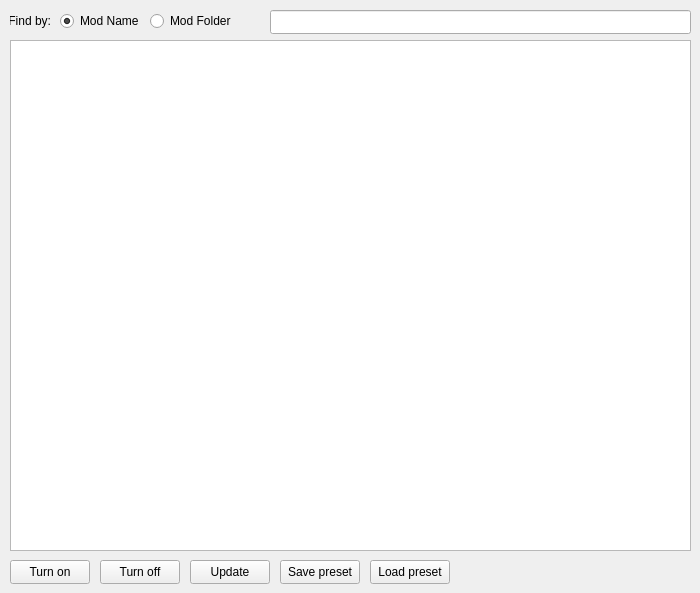
    <widget class="QWidget" name="groupModsBox">
     <attribute name="title">
      <string>Mods</string>
     </attribute>
     <widget class="QPushButton" name="deactivateButton">
      <property name="geometry">
       <rect>
        <x>100</x>
        <y>560</y>
        <width>80</width>
        <height>24</height>
       </rect>
      </property>
      <property name="text">
       <string>Turn off</string>
      </property>
     </widget>
     <widget class="QPushButton" name="activateButton">
      <property name="geometry">
       <rect>
        <x>10</x>
        <y>560</y>
        <width>80</width>
        <height>24</height>
       </rect>
      </property>
      <property name="text">
       <string>Turn on</string>
      </property>
     </widget>
     <widget class="QTableWidget" name="tableMods">
      <property name="geometry">
       <rect>
        <x>10</x>
        <y>40</y>
        <width>681</width>
        <height>511</height>
       </rect>
      </property>
     </widget>
     <widget class="QLineEdit" name="lineEdit">
      <property name="geometry">
       <rect>
        <x>270</x>
        <y>10</y>
        <width>421</width>
        <height>24</height>
       </rect>
      </property>
     </widget>
     <widget class="QRadioButton" name="modRadioButton_Name">
      <property name="geometry">
       <rect>
        <x>60</x>
        <y>10</y>
        <width>81</width>
        <height>22</height>
       </rect>
      </property>
      <property name="text">
       <string>Mod Name</string>
      </property>
      <property name="checked">
       <bool>true</bool>
      </property>
      <attribute name="buttonGroup">
       <string notr="true">modsButtonGroup</string>
      </attribute>
     </widget>
     <widget class="QRadioButton" name="modRadioButton_Folder">
      <property name="geometry">
       <rect>
        <x>150</x>
        <y>10</y>
        <width>81</width>
        <height>22</height>
       </rect>
      </property>
      <property name="text">
       <string>Mod Folder</string>
      </property>
      <attribute name="buttonGroup">
       <string notr="true">modsButtonGroup</string>
      </attribute>
     </widget>
     <widget class="QLabel" name="label_FindBy">
      <property name="geometry">
       <rect>
        <x>10</x>
        <y>10</y>
        <width>41</width>
        <height>21</height>
       </rect>
      </property>
      <property name="text">
       <string>Find by:</string>
      </property>
      <property name="alignment">
       <set>Qt::AlignRight|Qt::AlignTrailing|Qt::AlignVCenter</set>
      </property>
     </widget>
     <widget class="QPushButton" name="savePresetButton">
      <property name="geometry">
       <rect>
        <x>280</x>
        <y>560</y>
        <width>80</width>
        <height>24</height>
       </rect>
      </property>
      <property name="text">
       <string>Save preset</string>
      </property>
     </widget>
     <widget class="QPushButton" name="loadPresetButton">
      <property name="geometry">
       <rect>
        <x>370</x>
        <y>560</y>
        <width>80</width>
        <height>24</height>
       </rect>
      </property>
      <property name="text">
       <string>Load preset</string>
      </property>
     </widget>
     <widget class="QPushButton" name="pushButton_UpdateMods">
      <property name="geometry">
       <rect>
        <x>190</x>
        <y>560</y>
        <width>80</width>
        <height>24</height>
       </rect>
      </property>
      <property name="text">
       <string>Update</string>
      </property>
     </widget>
    </widget>
